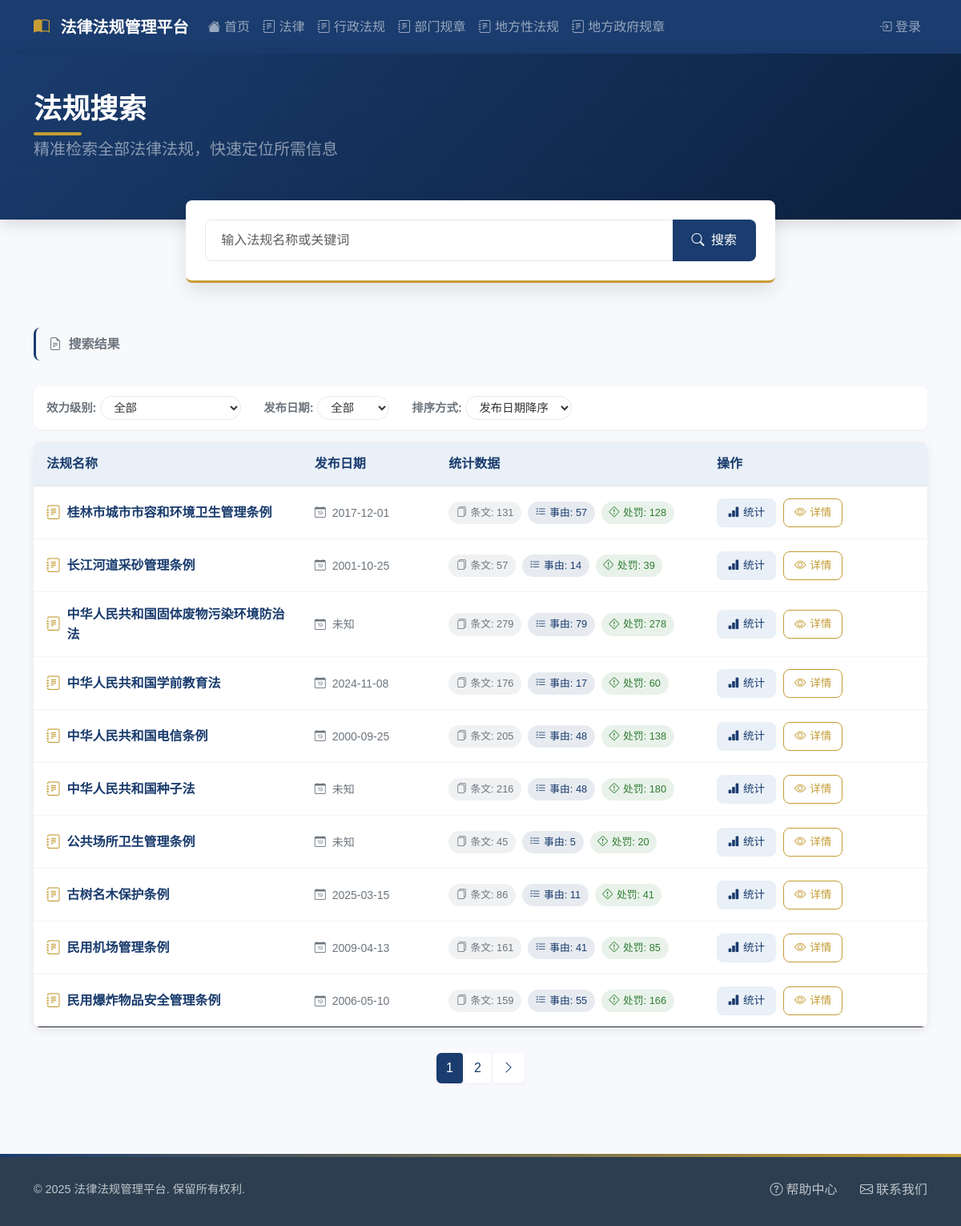
The page /search/regulations on the database its author committed.
### models.py (models this page shows)
class LegalRegulation(db.Model):
    id = db.Column(db.Integer, primary_key=True)
    name = db.Column(db.String(200), nullable=False, unique=True)  # 法规名称
    document_number = db.Column(db.String(100))  # 文号
    issued_by = db.Column(db.String(100))  # 通过机构
    approved_by = db.Column(db.String(100))  # 批准机构
    issued_date = db.Column(db.DateTime)  # 批准日期
    effective_date = db.Column(db.DateTime)  # 生效日期
    revision_date = db.Column(db.DateTime)  # 修订日期
    hierarchy_level = db.Column(db.String(50))  # 效力级别
    province = db.Column(db.String(50))  # 省
    city = db.Column(db.String(50))  # 市
    status = db.Column(db.String(20), default='active')  # 状态：active, archived
    structures = relationship('LegalStructure', back_populates='regulation', cascade='all, delete-orphan')
    causes = relationship('LegalCause', back_populates='regulation', cascade='all, delete-orphan')

### app.py (the view, shortened to what this page needs)
@app.route('/search/regulations')
def search_regulations():
    keyword = request.args.get('keyword', '')
    page = request.args.get('page', 1, type=int)
    per_page = 10
    query = LegalRegulation.query
    pagination = query.paginate(page=page, per_page=per_page, error_out=False)
    regulations = pagination.items
    return render_template('regulations/list.html',
                           regulations=regulations,
                           pagination=pagination,
                           keyword=keyword)

### app.py (called while the page is built)
def get_punishment_count(regulation_id):
    return db.session.query(LegalPunishment).\
        join(LegalCause).\
        filter(LegalCause.regulation_id == regulation_id).\
        count()

@app.context_processor
def utility_processor():
    return {
        'get_punishment_count': get_punishment_count
    }

### templates/regulations/list.html (shortened to what this page needs)
<!DOCTYPE html>
<html lang="zh">
<head>
    <link href="https://cdn.jsdelivr.net/npm/bootstrap@5.3.0/dist/css/bootstrap.min.css" rel="stylesheet">
    <link rel="stylesheet" href="https://cdn.jsdelivr.net/npm/bootstrap-icons@1.11.0/font/bootstrap-icons.css">
</head>
<body>
    <nav class="navbar navbar-expand-lg navbar-dark">
        <div class="container">
            <a class="navbar-brand" href="/">
                <i class="bi bi-book-half"></i> 法律法规管理平台
            </a>
            <div class="collapse navbar-collapse" id="navbarNav">
                <ul class="navbar-nav">
                    <li class="nav-item">
                        <a class="nav-link" href="/">
                            <i class="bi bi-house-fill"></i> 首页
                        </a>
                    </li>
                    <li class="nav-item">
                        <a class="nav-link" href="{{ url_for('regulations_by_level', level='法律') }}">
                            <i class="bi bi-journal-text"></i> 法律
                        </a>
                    </li>
                    <li class="nav-item">
                        <a class="nav-link" href="{{ url_for('regulations_by_level', level='行政法规') }}">
                            <i class="bi bi-journal-text"></i> 行政法规
                        </a>
                    </li>
                    <li class="nav-item">
                        <a class="nav-link" href="{{ url_for('regulations_by_level', level='部门规章') }}">
                            <i class="bi bi-journal-text"></i> 部门规章
                        </a>
                    </li>
                    <li class="nav-item">
                        <a class="nav-link" href="{{ url_for('regulations_by_level', level='地方性法规') }}">
                            <i class="bi bi-journal-text"></i> 地方性法规
                        </a>
                    </li>
                    <li class="nav-item">
                        <a class="nav-link" href="{{ url_for('regulations_by_level', level='地方政府规章') }}">
                            <i class="bi bi-journal-text"></i> 地方政府规章
                        </a>
                    </li>
                </ul>
                <ul class="navbar-nav ms-auto">
                    {% if current_user.is_authenticated %}
                    <li class="nav-item dropdown">
                        <a class="nav-link dropdown-toggle" href="#" role="button" data-bs-toggle="dropdown">
                            <i class="bi bi-person-circle"></i> {{ current_user.username }}
                        </a>
                        <ul class="dropdown-menu dropdown-menu-end">
                            <li><a class="dropdown-item" href="#"><i class="bi bi-person-gear"></i> 个人设置</a></li>
                            <li><hr class="dropdown-divider"></li>
                            <li><a class="dropdown-item" href="{{ url_for('logout') }}"><i class="bi bi-box-arrow-right"></i> 退出登录</a></li>
                        </ul>
                    </li>
                    {% else %}
                    <li class="nav-item">
                        <a class="nav-link" href="{{ url_for('login') }}">
                            <i class="bi bi-box-arrow-in-right"></i> 登录
                        </a>
                    </li>
                    {% endif %}
                </ul>
            </div>
        </div>
    </nav>
    <header class="page-header">
        <div class="container">
            <div class="row align-items-center">
                <div class="col-lg-6">
                    <h1 class="page-title">法规搜索</h1>
                    <p class="lead text-white-50">
                        精准检索全部法律法规，快速定位所需信息
                    </p>
                </div>
            </div>
        </div>
    </header>
    <div class="container">
        <div class="row justify-content-center">
            <div class="col-lg-8">
                <form action="{{ url_for('search_regulations') }}" method="get" class="search-container">
                    <div class="input-group">
                        <input type="text" class="form-control search-input"
                               name="keyword"
                               placeholder="输入法规名称或关键词"
                               value="{{ keyword or '' }}">
                        <button class="btn search-btn" type="submit">
                            <i class="bi bi-search me-1"></i> 搜索
                        </button>
                    </div>
                </form>
            </div>
        </div>
    </div>
    <section class="content-section">
        <div class="container">
            <div class="d-flex align-items-center mb-3">
                <span class="search-result-title">
                    <i class="bi bi-file-earmark-text me-1"></i> 搜索结果
                </span>
            </div>
            <div class="filter-options">
                <div class="filter-group d-flex align-items-center me-3">
                    <span class="filter-label">效力级别:</span>
                    <select class="filter-select" name="level">
                        <option value="">全部</option>
                    </select>
                </div>
                <div class="filter-group d-flex align-items-center me-3">
                    <span class="filter-label">发布日期:</span>
                    <select class="filter-select" name="date">
                        <option value="">全部</option>
                    </select>
                </div>
                <div class="filter-group d-flex align-items-center">
                    <span class="filter-label">排序方式:</span>
                    <select class="filter-select" name="sort">
                        <option value="date_desc">发布日期降序</option>
                    </select>
                </div>
            </div>
            {% if regulations %}
            <div class="regulations-table-container">
                <table class="table regulations-table mb-0">
                    <thead>
                        <tr>
                            <th style="width: 30%">法规名称</th>
                            <th style="width: 15%">发布日期</th>
                            <th style="width: 30%">统计数据</th>
                            <th style="width: 25%">操作</th>
                        </tr>
                    </thead>
                    <tbody>
                        {% for regulation in regulations %}
                        <tr>
                            <td>
                                <div class="regulation-name">
                                    <i class="bi bi-journal-text"></i>
                                    {{ regulation.name }}
                                </div>
                            </td>
                            <td>
                                <div class="text-secondary small">
                                    <i class="bi bi-calendar-date me-1"></i>
                                    {{ regulation.issued_date.strftime('%Y-%m-%d') if regulation.issued_date else '未知' }}
                                </div>
                            </td>
                            <td>
                                <div class="stat-badges">
                                    <span class="stat-badge">
                                        <i class="bi bi-files"></i>条文: {{ regulation.structures|length }}
                                    </span>
                                    <span class="stat-badge primary">
                                        <i class="bi bi-list-check"></i>事由: {{ regulation.causes|length }}
                                    </span>
                                    <span class="stat-badge success">
                                        <i class="bi bi-exclamation-diamond"></i>处罚: {{ get_punishment_count(regulation.id) }}
                                    </span>
                                </div>
                            </td>
                            <td>
                                <a href="{{ url_for('regulation_stats', regulation_id=regulation.id) }}"
                                   class="action-btn stats-btn">
                                    <i class="bi bi-bar-chart-fill"></i> 统计
                                </a>
                                <a href="{{ url_for('regulation_detail', regulation_id=regulation.id) }}"
                                   class="action-btn detail-btn">
                                    <i class="bi bi-eye"></i> 详情
                                </a>
                            </td>
                        </tr>
                        {% endfor %}
                    </tbody>
                </table>
            </div>
            {% endif %}
            {% if pagination and pagination.pages > 1 %}
            <nav aria-label="法规分页">
                <ul class="pagination justify-content-center">
                    {% for page in pagination.iter_pages(left_edge=1, right_edge=1, left_current=1, right_current=2) %}
                        {% if page %}
                            {% if page != pagination.page %}
                            <li class="page-item">
                                <a class="page-link" href="{{ url_for('search_regulations', page=page, keyword=keyword) }}">
                                    {{ page }}
                                </a>
                            </li>
                            {% else %}
                            <li class="page-item active">
                                <span class="page-link">{{ page }}</span>
                            </li>
                            {% endif %}
                        {% else %}
                        <li class="page-item disabled">
                            <span class="page-link">...</span>
                        </li>
                        {% endif %}
                    {% endfor %}
                    {% if pagination.has_next %}
                    <li class="page-item">
                        <a class="page-link" href="{{ url_for('search_regulations', page=pagination.next_num, keyword=keyword) }}" aria-label="下一页">
                            <i class="bi bi-chevron-right"></i>
                        </a>
                    </li>
                    {% endif %}
                </ul>
            </nav>
            {% endif %}
        </div>
    </section>
    <footer>
        <div class="container">
            <div class="footer-content">
                <p class="copyright mb-0">&copy; 2025 法律法规管理平台. 保留所有权利.</p>
                <div class="footer-links">
                    <a href="#"><i class="bi bi-question-circle me-1"></i>帮助中心</a>
                    <a href="#"><i class="bi bi-envelope me-1"></i>联系我们</a>
                </div>
            </div>
        </div>
    </footer>
</body>
</html>

### rows shown on the page
LegalRegulation: name "桂林市城市市容和环境卫生管理条例", issued_date "2017-12-01", structures|length "131", causes|length "57", get_punishment_count "128"
LegalRegulation: name "长江河道采砂管理条例", issued_date "2001-10-25", structures|length "57", causes|length "14", get_punishment_count "39"
LegalRegulation: name "中华人民共和国固体废物污染环境防治法", issued_date "未知", structures|length "279", causes|length "79", get_punishment_count "278"
LegalRegulation: name "中华人民共和国学前教育法", issued_date "2024-11-08", structures|length "176", causes|length "17", get_punishment_count "60"
LegalRegulation: name "中华人民共和国电信条例", issued_date "2000-09-25", structures|length "205", causes|length "48", get_punishment_count "138"
LegalRegulation: name "中华人民共和国种子法", issued_date "未知", structures|length "216", causes|length "48", get_punishment_count "180"
LegalRegulation: name "公共场所卫生管理条例", issued_date "未知", structures|length "45", causes|length "5", get_punishment_count "20"
LegalRegulation: name "古树名木保护条例", issued_date "2025-03-15", structures|length "86", causes|length "11", get_punishment_count "41"
LegalRegulation: name "民用机场管理条例", issued_date "2009-04-13", structures|length "161", causes|length "41", get_punishment_count "85"
LegalRegulation: name "民用爆炸物品安全管理条例", issued_date "2006-05-10", structures|length "159", causes|length "55", get_punishment_count "166"

### other values the page prints
{{ page }} "1"
{{ page }} "2"
